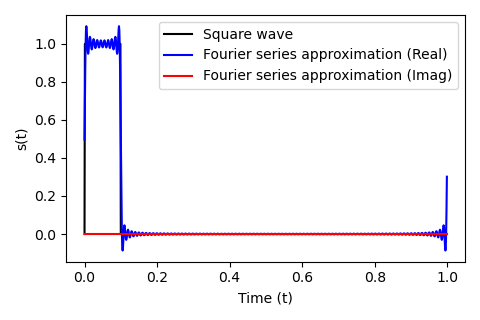

Python code for this plot:
#!/usr/bin/env python

import numpy as np
import matplotlib.pyplot as plt

P = 0.1
T = 1.0

sample_rate = 1000.0
t = np.arange(int(sample_rate*T))/sample_rate

zn = np.zeros(len(t), dtype=np.complex64)

N = 101

ks = np.arange(-N, N+1)
cks = np.zeros(2*N+1, dtype=np.complex64)
ki = 0
for k in range(-N, N+1):
    if k == 0:
        zn += P/T
        cks[ki] = P/T
    else:
        k2 = float(k)
        ck = (1.0/(np.pi*k2))*(np.exp(-1j*(np.pi/T)*k2*P))*np.sin(np.pi*k2*P/T)
        cks[ki] = ck
        zn += ck*np.exp(1j*(2.0*np.pi/T)*k2*t)
    ki += 1

# Plot the absolute values of the Fourier series coefficients.
plt.plot(2.0*np.pi*ks/T, np.abs(cks))
plt.show()

# Create a square wave signal.
square_wave = np.zeros(len(t), dtype=np.float64)
square_wave[(0 < t) & (t < P)] = 1.0

plt.figure(figsize=(0.8*6, 0.8*4))
plt.plot(t, square_wave, label="Square wave", color="black")
plt.plot(t, zn.real, label="Fourier series approximation (Real)", color="blue")
plt.plot(t, zn.imag, label="Fourier series approximation (Imag)", color="red")
plt.legend()
plt.xlabel("Time (t)")
plt.ylabel("s(t)")
plt.tight_layout()
plt.savefig("square_wave.png")
plt.show()
